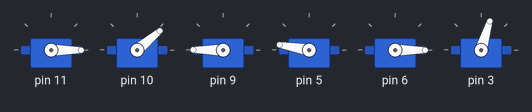
A sketch run on a simulated Arduino Uno, built with avr-gcc and run on an emulated ATmega328P. Shown: 6 × servo.

Above: at 0.1 s.
At 6.16 s:
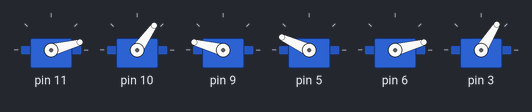
At 6.77 s:
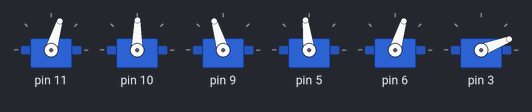
At 39.73 s:
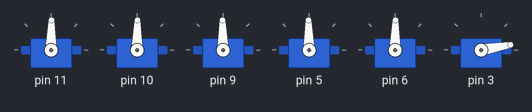
Timing chart, 0 to 40.0 s (numbered marks = the images above):
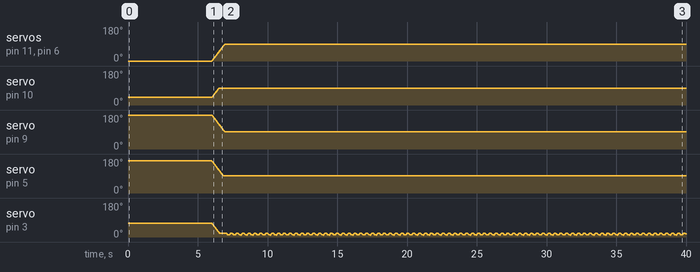

The sketch:

Test_Movement.ino
```cpp
//Included Libraries
#include <Braccio.h>
#include <Servo.h>

//Variables
Servo base;
Servo shoulder;
Servo elbow;
Servo wrist_ver;
Servo wrist_rot;
Servo gripper;

//Braccio.ServoMovement(SERVO_DEGREE); Controls the servo positions for each servo IN DEGREES.
//SERVO_DEGREE = (M1,M2,M3,M4,M5,M6)
//BASE = M1
//SHOULDER = M2
//ELBOW = M3
//VERTICAL WRIST = M4
//ROTATARY WRIST = M5
//GRIPPER = M6

//Code
void setup() {
  Braccio.begin();
}

void loop() {
    //Braccio.ServoMovement(90,45,180,180,90,10);
                         //(step delay, M1, M2, M3, M4, M5, M6);
  Braccio.ServoMovement(10,           90,  90, 90, 90, 90,  20);

  //Wait 1 second
  delay(100);

  Braccio.ServoMovement(10,           90,  90, 90, 90, 90,  0);

  //Wait 1 second
  delay(100);

}
```

Measured:
- by itself, servo on pin 11, servo on pin 6: moves from 0° to 89° over 0.91 s
- by itself, servo on pin 10: moves from 40° to 89° over 0.50 s
- by itself, servo on pin 9: moves from 180° to 91° over 0.91 s
- by itself, servo on pin 5: moves from 170° to 91° over 0.81 s
